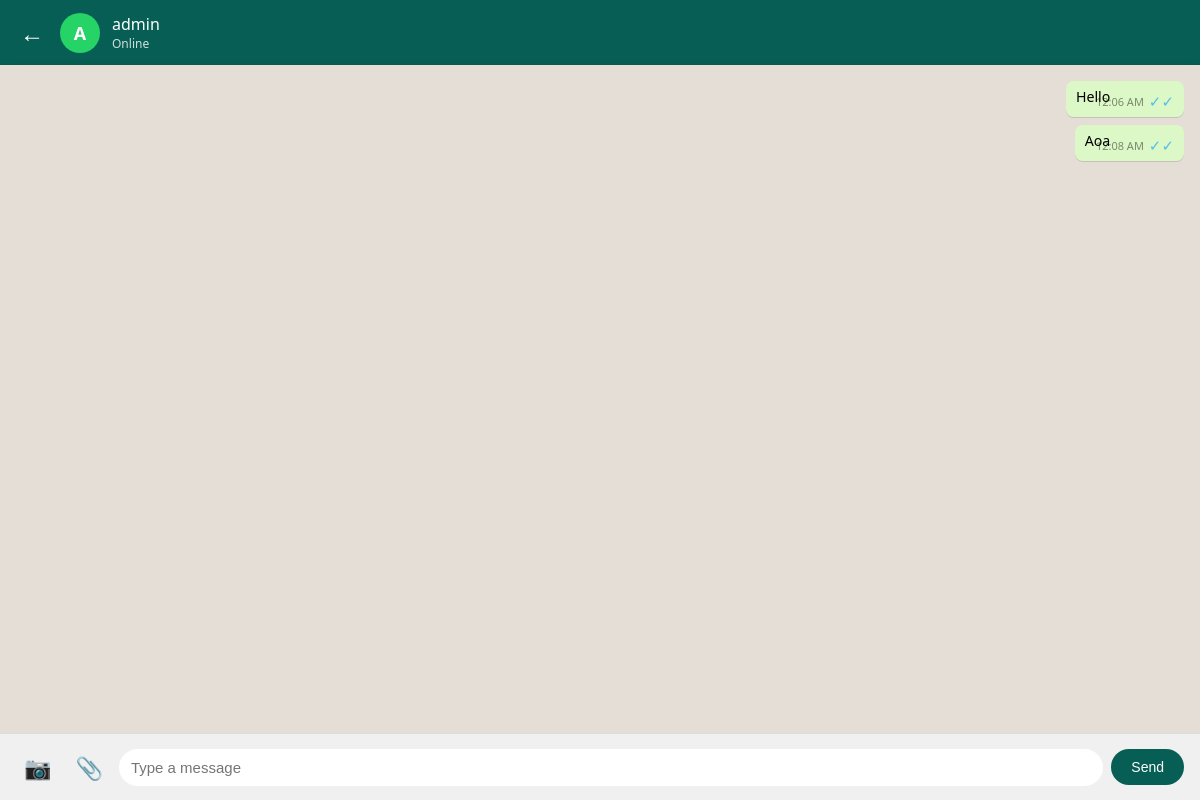
/chat/1/ (signed in), run on the app's committed database.
### chat/models.py (models this page shows, shortened)
class Message(models.Model):
    STATUS_CHOICES = [
        ('sent', 'Sent'),
        ('delivered', 'Delivered'),
        ('read', 'Read'),
    ]
    sender = models.ForeignKey(User, on_delete=models.CASCADE, related_name='sent_messages')
    receiver = models.ForeignKey(User, on_delete=models.CASCADE, related_name='received_messages')
    content = models.TextField(blank=True, null=True)
    timestamp = models.DateTimeField(auto_now_add=True)
    is_read = models.BooleanField(default=False)
    status = models.CharField(max_length=10, choices=STATUS_CHOICES, default='sent')
    image = models.ImageField(upload_to='chat_images/', blank=True, null=True)
    file = models.FileField(upload_to='chat_files/', blank=True, null=True)
    file_name = models.CharField(max_length=255, blank=True, null=True)
    delivered_at = models.DateTimeField(blank=True, null=True)
    read_at = models.DateTimeField(blank=True, null=True)
    class Meta:
        ordering = ['timestamp']

### chat/views.py (the view, shortened to what this page needs)
# urls.py: path('chat/<int:user_id>/', views.chat_room, name='chat_room'),
@login_required
def chat_room(request, user_id):
    other_user = get_object_or_404(User, id=user_id)
    are_friends = Friendship.objects.filter(
        Q(from_user=request.user, to_user=other_user, status='accepted') |
        Q(from_user=other_user, to_user=request.user, status='accepted')
    ).exists()
    is_blocked = BlockedUser.objects.filter(
        Q(blocker=request.user, blocked=other_user) |
        Q(blocker=other_user, blocked=request.user)
    ).exists()
    if not are_friends or is_blocked:
        messages.error(request, 'You can only chat with your friends.')
        return redirect('user_list')
    message_list = Message.objects.filter(
        Q(sender=request.user, receiver=other_user) |
        Q(sender=other_user, receiver=request.user)
    ).order_by('timestamp')
    unread_messages = Message.objects.filter(sender=other_user, receiver=request.user, status='sent')
    unread_messages.update(status='delivered', delivered_at=timezone.now())
    Message.objects.filter(
        sender=other_user,
        receiver=request.user,
        is_read=False
    ).update(is_read=True, status='read', read_at=timezone.now())
    return render(request, 'chat/chat_room.html', {
        'other_user': other_user,
        'messages': message_list
    })

### chat/templates/chat/chat_room.html (shortened to what this page needs)
{% extends 'chat/base.html' %}
{% block content %}
<div class="chat-wrapper">
    <div class="chat-header">
        <a href="{% url 'user_list' %}" class="back-btn">←</a>
        <div class="user-avatar">{{ other_user.username.0|upper }}</div>
        <div>
            <div style="font-weight: 500; font-size: 16px;">{{ other_user.username }}</div>
            <div style="font-size: 12px; opacity: 0.8;">Online</div>
        </div>
    </div>
    <div class="chat-container">
        <div class="messages-container" id="messages-container">
        {% for message in messages %}
            <div class="message {% if message.sender == user %}sent{% else %}received{% endif %}" data-message-id="{{ message.id }}">
                <div class="message-bubble">
                    {% if message.content %}
                        <div class="message-content">
                            {{ message.content }}
                        </div>
                    {% endif %}
                    <div class="message-time">
                        <span>{{ message.timestamp|date:"h:i A" }}</span>
                        {% if message.sender == user %}
                            <span class="status-tick" data-status="{{ message.status }}">
                                {% if message.status == 'sent' %}
                                    <span class="tick">✓</span>
                                {% elif message.status == 'delivered' %}
                                    <span class="tick">✓✓</span>
                                {% elif message.status == 'read' %}
                                    <span class="tick read">✓✓</span>
                                {% endif %}
                            </span>
                        {% endif %}
                    </div>
                </div>
            </div>
        {% endfor %}
        </div>
        <form method="post" enctype="multipart/form-data" class="message-form" id="message-form">
            <div class="input-row">
                <label class="file-input-label" title="Attach Image">
                    📷
                </label>
                <label class="file-input-label" title="Attach File">
                    📎
                </label>
                <input type="text"
                       name="content"
                       class="message-input"
                       placeholder="Type a message"
                       autocomplete="off"
                       id="message-input">
                <button type="submit" class="send-btn">Send</button>
            </div>
        </form>
    </div>
</div>
{% endblock %}

### chat/templates/chat/base.html (style rules this page uses)
* { margin: 0; padding: 0; box-sizing: border-box; }
body { font-family: 'Segoe UI', Tahoma, Geneva, Verdana, sans-serif; background: linear-gradient(135deg, #667eea 0%, #764ba2 100%); min-height: 100vh; padding: 20px; }

### chat/templates/chat/chat_room.html (style rules this page uses)
body { padding: 0 !important; }
* { margin: 0; padding: 0; box-sizing: border-box; }
.chat-wrapper { max-width: 100%; width: 100%; margin: 0; height: 100vh; display: flex; flex-direction: column; }
.chat-header { background: #075e54; color: white; padding: 12px 16px; display: flex; align-items: center; gap: 12px; box-shadow: 0 2px 5px rgba(0,0,0,0.1); }
.back-btn { background: none; border: none; color: white; font-size: 24px; cursor: pointer; padding: 4px; display: flex; align-items: center; text-decoration: none; }
.user-avatar { width: 40px; height: 40px; border-radius: 50%; background: #25d366; display: flex; align-items: center; justify-content: center; font-weight: bold; font-size: 18px; }
.chat-container { display: flex; flex-direction: column; flex: 1; background: white; box-shadow: 0 2px 10px rgba(0,0,0,0.1); overflow: hidden; }
.messages-container { flex: 1; overflow-y: auto; padding: 16px; background: #e5ddd5; }
.message { margin-bottom: 8px; display: flex; animation: fadeIn 0.2s ease-out; }
.message.sent { justify-content: flex-end; }
.message-bubble { max-width: 65%; padding: 6px 10px 8px 10px; border-radius: 7.5px; word-wrap: break-word; position: relative; box-shadow: 0 1px 0.5px rgba(0,0,0,0.13); }
.message.sent .message-bubble { background: #dcf8c6; color: #000; }
.message-content { font-size: 14.2px; line-height: 19px; margin-bottom: 2px; word-break: break-word; }
.message-time { font-size: 11px; color: rgba(0,0,0,0.45); display: inline-flex; align-items: center; gap: 3px; float: right; margin-top: -14px; margin-left: 8px; }
.status-tick { display: inline-flex; align-items: center; margin-left: 2px; }
.tick { color: rgba(0,0,0,0.45); font-size: 15px; line-height: 15px; }
.tick.read { color: #53bdeb; }
.file-input-label { cursor: pointer; padding: 8px; background: transparent; border-radius: 50%; display: flex; align-items: center; justify-content: center; transition: background 0.2s; font-size: 22px; color: #54656f; }
.message-form { background: #f0f0f0; padding: 10px 16px; border-top: 1px solid #ddd; }
.input-row { display: flex; align-items: center; gap: 8px; }
.message-input { flex: 1; padding: 10px 12px; border: none; border-radius: 21px; font-size: 15px; background: white; }
.send-btn { background: #075e54; color: white; padding: 10px 20px; border: none; border-radius: 21px; cursor: pointer; font-size: 14px; font-weight: 500; transition: background 0.2s; min-width: 70px; }

### data on the page
Message: content "Hello", timestamp "12:06 AM"
Message: content "Aoa", timestamp "12:08 AM"

### other printed values
{{ other_user.username.0|upper }} "A"
{{ other_user.username }} "admin"
